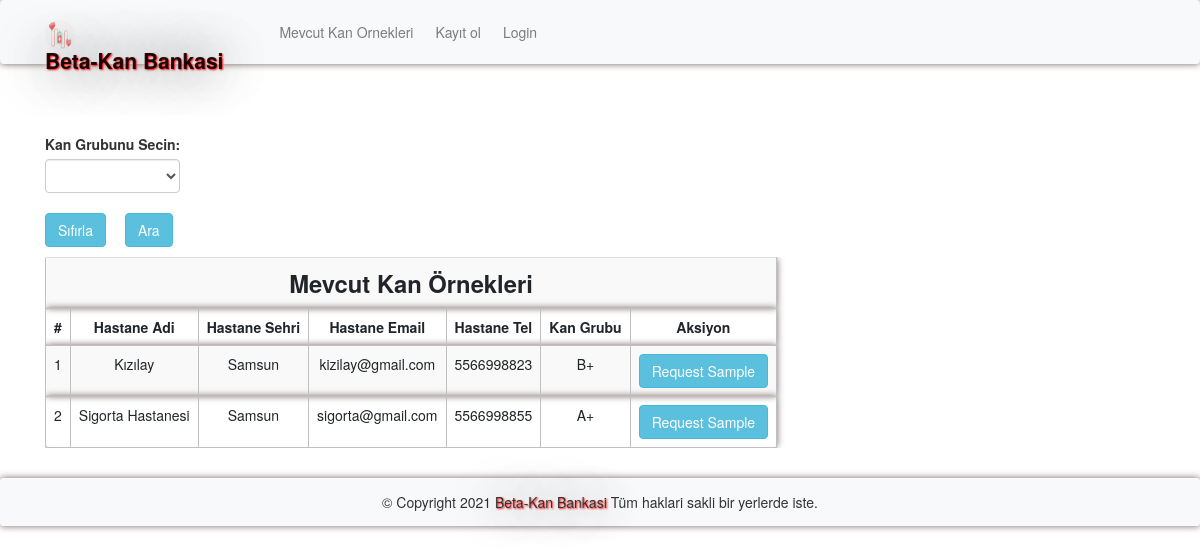
The app's page /abs.php with its own data.
### tables this page shows
CREATE TABLE `bloodinfo` (
  `bid` int(11) NOT NULL,
  `hid` int(11) NOT NULL,
  `bg` varchar(10) NOT NULL
);

CREATE TABLE `hospitals` (
  `id` int(11) NOT NULL,
  `hname` varchar(100) NOT NULL,
  `hemail` varchar(100) NOT NULL,
  `hpassword` varchar(100) NOT NULL,
  `hphone` varchar(100) NOT NULL,
  `hcity` varchar(100) NOT NULL
);

### message.php (called while the page is built, shortened)
<?php $counter=0; if(isset($_GET['msg'])) { ?>
	<div class="col-5 alert alert alert-success alert-dismissible fade show card" id="message">
		<button type="button" class="close" data-dismiss="alert" title="close">&times;</button><?php echo $_GET['msg'];?>
	</div>
<?php }?>

### abs.php (the view, shortened to what this page needs)
<?php
require 'file/connection.php';
if(isset($_GET['Ara']))
{
    $searchKey = $_GET['Ara'];
    $sql = "select bloodinfo.*, hospitals.* from bloodinfo, hospitals WHERE bloodinfo.hid=hospitals.id && bg LIKE '%$searchKey%'";
}
else{
    $sql = "select bloodinfo.*, hospitals.* from bloodinfo, hospitals WHERE bloodinfo.hid=hospitals.id";
}
$result = mysqli_query($conn, $sql);
?>
<!DOCTYPE html>
<html>
<?php require 'head.php'; ?>
<body>
    <?php require 'header.php'; ?>
    <div class="container cont">
        <?php require 'message.php'; ?>
        <div class="row col-lg-8 col-md-8 col-sm-12 mb-3">
            <form method="get" action="" style="margin-top:-20px; ">
            <label class="font-weight-bolder">Kan Grubunu Secin:</label>
               <select name="Ara" class="form-control">
               <option><?php echo @$_GET['Ara']; ?></option>
               <option value="A+">A+</option>
               </select><br>
               <a href="abs.php" class="btn btn-info mr-4"> Sıfırla</a>
               <input type="submit" name="submit" class="btn btn-info" value="Ara">
           </form>
        </div>
        <table class="table table-responsive table-striped rounded mb-5">
            <tr><th colspan="7" class="title">Mevcut Kan Örnekleri</th></tr>
            <tr>
                <th>#</th>
                <th>Hastane Adi</th>
                <th>Hastane Sehri</th>
                <th>Hastane Email</th>
                <th>Hastane Tel</th>
                <th>Kan Grubu</th>
                <th>Aksiyon</th>
            </tr>
        <?php while($row = mysqli_fetch_array($result)) { ?>
            <tr>
                <td><?php echo ++$counter;?></td>
                <td><?php echo $row['hname'];?></td>
                <td><?php echo ($row['hcity']); ?></td>
                <td><?php echo ($row['hemail']); ?></td>
                <td><?php echo ($row['hphone']); ?></td>
                <td><?php echo ($row['bg']); ?></td>
                <form action="file/request.php" method="post">
                <?php if (isset($_SESSION['hid'])) {
                ?>
                <td>
                <a href="javascript:void(0);" class="btn btn-info hospital">Ornek/Numune Iste</a></td>
                <?php }
                    else {(isset($_SESSION['rid']))
                ?>
                <td>
                <input type="submit" name="request" class="btn btn-info" value="Request Sample"></td>
                <?php } ?>
                </form>
            </tr>
        <?php } ?>
        </table>
    </div>
    <?php require 'footer.php'
    ?>
</body>

### css/style.css (style rules this page uses)
.cont { padding-top: 40px; text-align: justify; font-size: 1em; }
.card ,nav, .footer,tr,video { border-radius: 3px; transition: all 200ms ease-out; box-shadow: 0px 0px 7px rgba(97, 75, 75, 0.87); }
tr,th,td { border:0.1px solid silver; text-align: center; }
.title { font-weight: bold; font-size: 1.7em; text-transform: capitalize; text-align: center; }
form { padding-top: 20px; }
a:link { text-decoration: none; }

### records on screen
bloodinfo: hid.hname "Kızılay", hid.hcity "Samsun", hid.hemail "kizilay@gmail.com", hid.hphone "5566998823", bg "B+"
bloodinfo: hid.hname "Sigorta Hastanesi", hid.hcity "Samsun", hid.hemail "sigorta@gmail.com", hid.hphone "5566998855", bg "A+"
